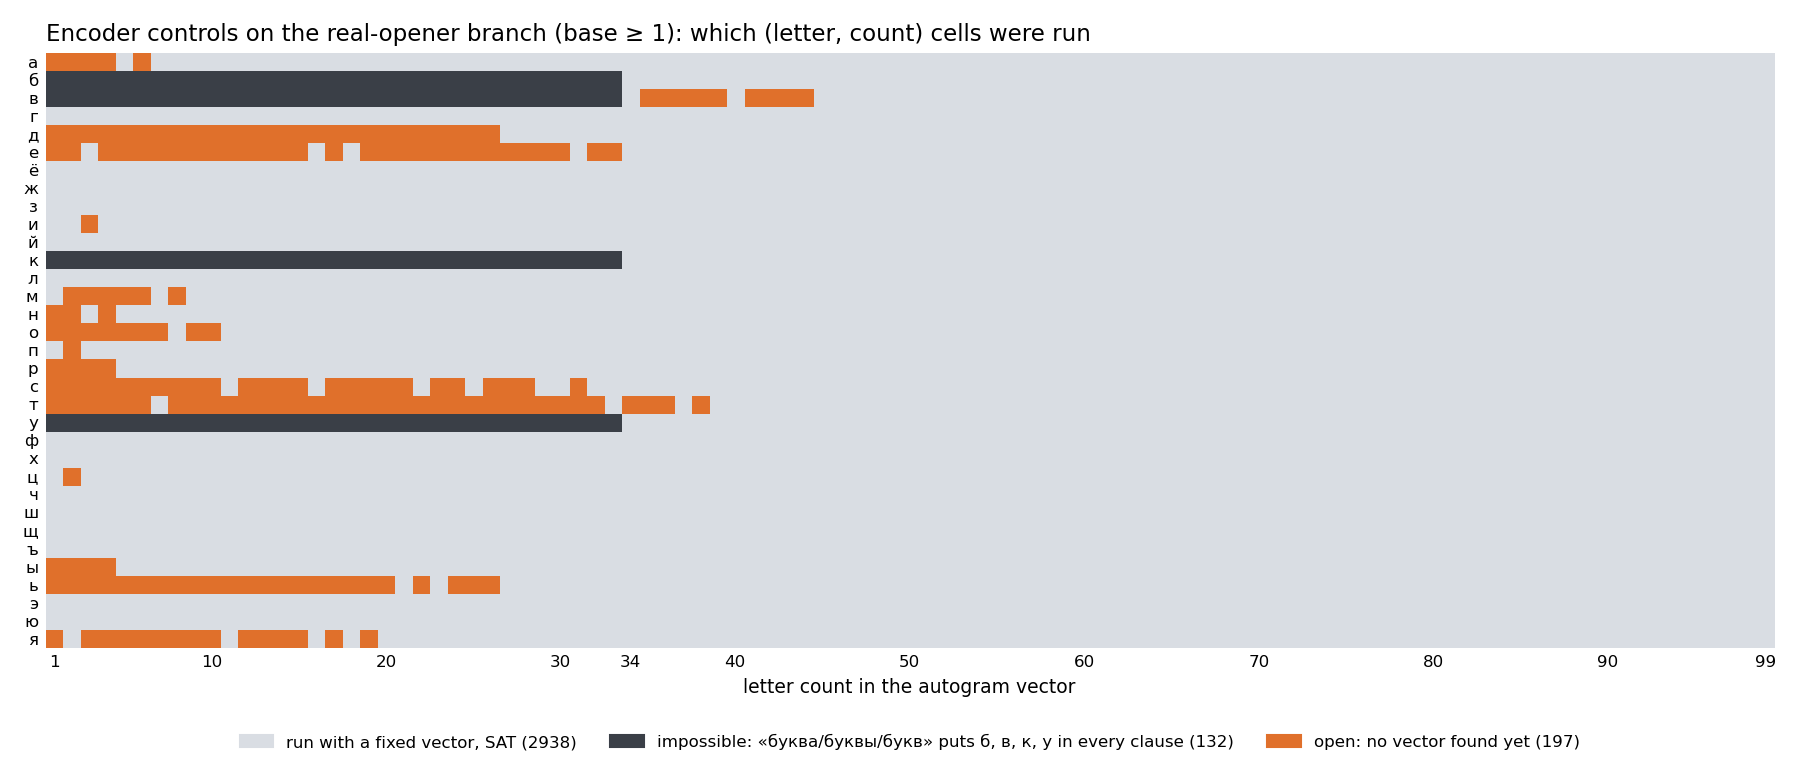

Generate this figure with Python:
#!/usr/bin/env python3
"""coverage.py — the 33x99 (letter, value) grid on the base>=1 branch: run with a fixed vector (SAT), impossible by the
template floor, open. Recomputes the pos.py and zlow.py searches (no SAT) and draws coverage.png."""
import json, matplotlib; matplotlib.use("Agg"); import matplotlib.pyplot as plt, numpy as np
src = open("zlow.py").read()
pre = src.split("tot = mism = 0")[0]; mid = "cand = []" + src.split("cand = []", 1)[1].split("chosen, cov = [], set()")[0]
g = {}; exec(pre.replace('log = open("zlow.log", "a")', 'log = open("/dev/null", "w")').replace("print(x, flush=True); ", "") + "\n" + mid, g)
A, P = g["A"], g["P"]; cov = g["reach"] | g["newc"]
for z in g["Z"].values(): c = list(map(int, z.split())); cov |= {(i, c[i]) for i in range(33)}
fl = [33 * min(P[x][t] for x in range(1, 100)) + 1 for t in range(33)]
M = np.zeros((33, 99))
for t in range(33):
    for v in range(1, 100): M[t, v - 1] = 0 if (t, v) in cov else (1 if v < fl[t] else 2)
counts = {k: int((M == i).sum()) for i, k in enumerate(["fixed_sat", "impossible", "open"])}
json.dump(counts, open("coverage.json", "w")); print(counts)
from matplotlib.colors import ListedColormap
fig, ax = plt.subplots(figsize=(12, 5.2), dpi=150)
ax.imshow(M, cmap=ListedColormap(["#d9dde3", "#3a3f47", "#e0702b"]), aspect="auto", interpolation="nearest",
          extent=(0.5, 99.5, 32.5, -0.5), vmin=0, vmax=2)
ax.set_yticks(range(33)); ax.set_yticklabels(A, fontsize=7); ax.set_xticks([1, 10, 20, 30, 34, 40, 50, 60, 70, 80, 90, 99])
ax.tick_params(length=0, labelsize=8); ax.set_xlabel("letter count in the autogram vector", fontsize=9)
for s in ax.spines.values(): s.set_visible(False)
ax.set_title("Encoder controls on the real-opener branch (base ≥ 1): which (letter, count) cells were run", loc="left", fontsize=11)
import matplotlib.patches as mp
ax.legend(handles=[mp.Patch(color="#d9dde3", label=f"run with a fixed vector, SAT ({counts['fixed_sat']})"),
                   mp.Patch(color="#3a3f47", label=f"impossible: «буква/буквы/букв» puts б, в, к, у in every clause ({counts['impossible']})"),
                   mp.Patch(color="#e0702b", label=f"open: no vector found yet ({counts['open']})")],
          loc="upper center", bbox_to_anchor=(0.5, -0.12), ncol=3, fontsize=8, frameon=False)
plt.tight_layout(); plt.savefig("coverage.png")
